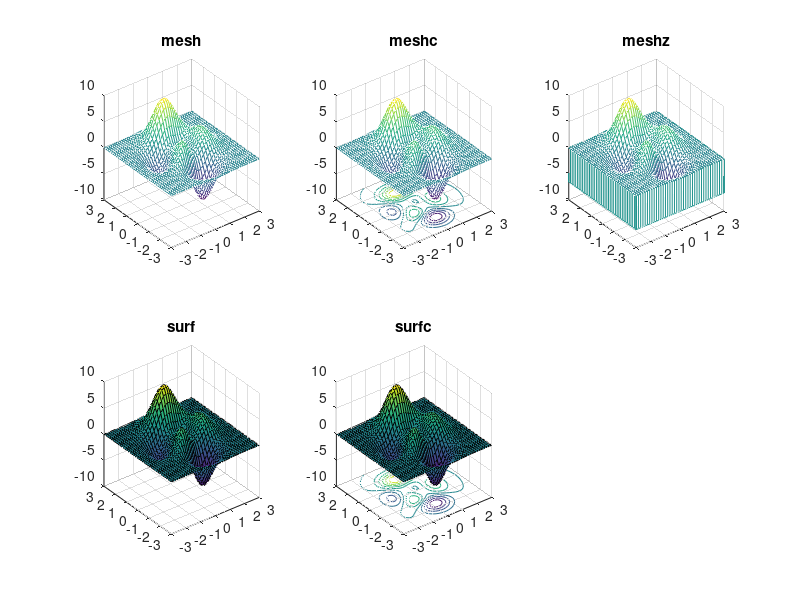

Reproduce this figure in MATLAB.
% lesson: #8 | exercise: #4
% author: Tomas Jilek <jilekt()feec.vutbr.cz>

% data processing
[x, y, z] = peaks(40);

% create graph
figure(4)
clf

subplot(2, 3, 1)
mesh(x, y, z)
title('mesh')

subplot(2, 3, 2)
meshc(x, y, z)
title('meshc')

subplot(2, 3, 3)
meshz(x, y, z)
title('meshz')

subplot(2, 3, 4)
surf(x, y, z)
title('surf')

subplot(2, 3, 5)
surfc(x, y, z)
title('surfc')
